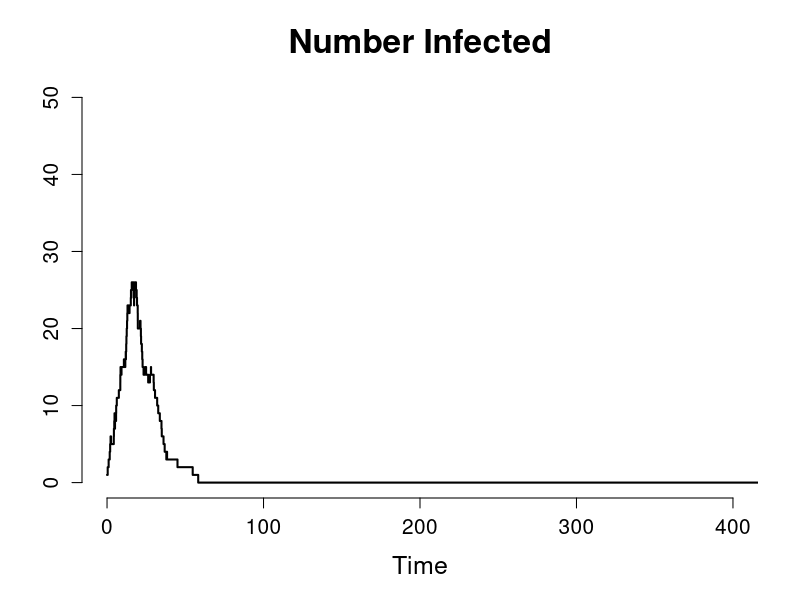
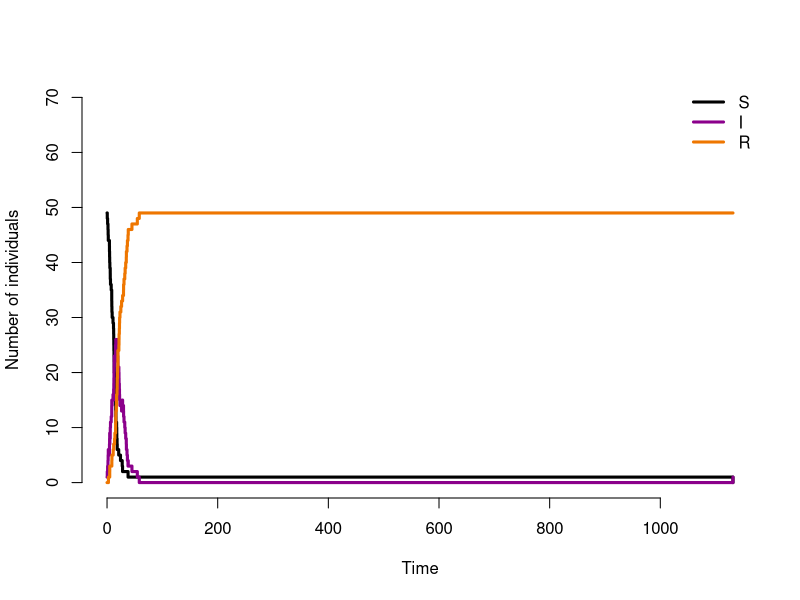

Source code (R) for these figures, in order:
## Stochastic SIR simulation
## Clinic on Dynamical Approaches to Infectious Disease Data
## International Clinics on Infectious Disease Dynamics and Data Program
##
## Becky Borchering, 2016
## Some Rights Reserved
## CC BY-NC 3.0 (http://creativecommons.org/licenses/by-nc/3.0/)

# clear stored parameters and data structures
rm(list=ls())

N=50   # population size

# choose parameter values
parms=c(lambda=.05,      # spillover rate
        beta=.2,      	 # contact rate
        gamma=.1)        # recovery rate


# initiate counters
count.infections= 0
count.spillovers= 0

## Compartments:
## (S,I,R) = (susceptible, infectious, removed)

## Transitions:
## Event                      Change                      Rate
## Spillover (S)              (S,I,R)->(S-1,I+1,R)        lambda*S/N
## Infection (S)              (S,I,R)->(S-1,I+1,R)        beta*I*S/N
## Recovery/Removal (I)       (S,I,R)->(S,I-1,R+1)        gamma*I

## Simulate a single event 
event <- function(time,S,I,R,params){
  with(as.list(params),{
    
    # update rates
    rates <- c(spillover = lambda*S/N, # no spillover infections if S depleted
               infect = beta*I*S/N,
               recover = gamma*I)
    
    totRate <- sum(rates)
    
    if(totRate==0){eventTime <- final.time}else{
      
      # calculate time until event
      eventTime <- time+rexp(1,totRate)
      
      # choose type of event
      eventType <- sample(c("Spillover","Infect","Recover"),1,replace=FALSE,prob=rates/totRate)
      
      # update compartments based on the event type
      switch(eventType,
             "Spillover" = {
               S <- S-1
               I <- I+1
               count.spillovers = count.spillovers+1
             },
             "Infect" = {
               S <- S-1
               I <- I+1
               count.infections = count.infections+1
             },
             "Recover" = {
               I <- I-1
               R <- R+1
             }
      )}
    return(data.frame(time=eventTime,S=S,I=I,R=R,
                      count.spillovers=count.spillovers,count.infections = count.infections))
  })
}

## Simulate the system by choosing events until final.time is reached
simulateSIR <- function(t,y,params){
  with(as.list(y),{
    ts <- data.frame(time=0,S=round(S),I=round(I),R=round(R),
                     count.spillovers=0,count.infections=0)
    nextEvent <- ts
    while(nextEvent$time<final.time){
      nextEvent <- event(nextEvent$time,nextEvent$S,nextEvent$I,nextEvent$R,params)
      ts <- rbind(ts,nextEvent)
    }
    return(ts)
  })
}

final.time=400
parms=parms

# run the simulation
tsTest <- simulateSIR(final.time,c(S=N-1,I=1,R=0),parms)

# plot the infectious individuals over time
plot(tsTest$time,tsTest$I,type='s',main="Number Infected", ylim=c(0,N),xlim=c(0,final.time),bty="n",
     xlab="Time",  ylab="", cex.main=2, cex.lab=1.5, cex.axis=1.25, lwd =2)

# plot all compartments over time
plot(tsTest$time,tsTest$S,type='s',ylim=c(0,N+20),bty="n",ylab="Number of individuals",xlab="Time",lwd=3)
lines(tsTest$time,tsTest$I,type='s',col='darkmagenta',lwd=3)
lines(tsTest$time,tsTest$R,type='s',col='darkorange2',lwd=3)
legend(x="topright",c("S","I","R"),
       lty=1,col=c("black","darkmagenta","darkorange2"),bty="n",lwd=3)

# print the total number of infections
sum(tsTest$count.infections)

# print the number of spillover events
sum(tsTest$count.spillovers)
